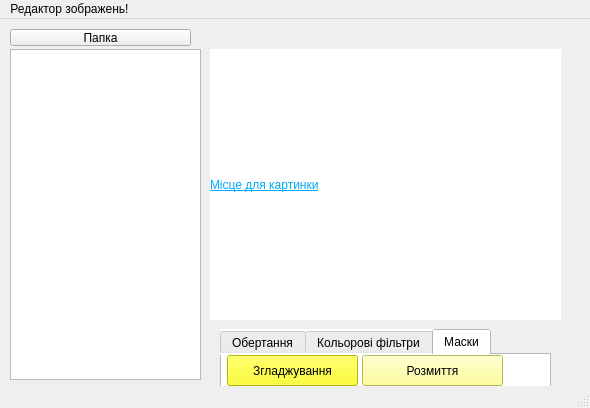
<?xml version="1.0" encoding="UTF-8"?>
<ui version="4.0">
 <class>MainWindow</class>
 <widget class="QMainWindow" name="MainWindow">
  <property name="geometry">
   <rect>
    <x>0</x>
    <y>0</y>
    <width>590</width>
    <height>408</height>
   </rect>
  </property>
  <property name="windowTitle">
   <string>MainWindow</string>
  </property>
  <widget class="QWidget" name="centralwidget">
   <widget class="QTabWidget" name="Func_tw">
    <property name="geometry">
     <rect>
      <x>220</x>
      <y>310</y>
      <width>331</width>
      <height>61</height>
     </rect>
    </property>
    <property name="styleSheet">
     <string notr="true">background-color: rgb(255, 255, 255);</string>
    </property>
    <property name="currentIndex">
     <number>2</number>
    </property>
    <widget class="QWidget" name="tab">
     <property name="enabled">
      <bool>true</bool>
     </property>
     <property name="accessibleName">
      <string/>
     </property>
     <property name="accessibleDescription">
      <string/>
     </property>
     <property name="autoFillBackground">
      <bool>false</bool>
     </property>
     <attribute name="title">
      <string>Обертання</string>
     </attribute>
     <widget class="QPushButton" name="T_right_pb">
      <property name="geometry">
       <rect>
        <x>110</x>
        <y>0</y>
        <width>121</width>
        <height>31</height>
       </rect>
      </property>
      <property name="styleSheet">
       <string notr="true">background-color: rgb(255, 0, 0);
font-size: 10px;</string>
      </property>
      <property name="text">
       <string>Повернути праворуч</string>
      </property>
     </widget>
     <widget class="QPushButton" name="Mirror_pb">
      <property name="geometry">
       <rect>
        <x>230</x>
        <y>0</y>
        <width>91</width>
        <height>31</height>
       </rect>
      </property>
      <property name="styleSheet">
       <string notr="true">background-color: rgb(0, 255, 238);
font-size: 10px;</string>
      </property>
      <property name="text">
       <string>Відзеркалити</string>
      </property>
     </widget>
     <widget class="QPushButton" name="T_left_pb">
      <property name="geometry">
       <rect>
        <x>0</x>
        <y>0</y>
        <width>111</width>
        <height>31</height>
       </rect>
      </property>
      <property name="styleSheet">
       <string notr="true">background-color: rgb(2, 196, 255);
font-size: 10px;</string>
      </property>
      <property name="text">
       <string>Повернути ліворуч</string>
      </property>
     </widget>
    </widget>
    <widget class="QWidget" name="tab_2">
     <attribute name="title">
      <string>Кольорові фільтри</string>
     </attribute>
     <widget class="QPushButton" name="Contrast_pb">
      <property name="geometry">
       <rect>
        <x>0</x>
        <y>0</y>
        <width>151</width>
        <height>31</height>
       </rect>
      </property>
      <property name="styleSheet">
       <string notr="true">background-color: qlineargradient(spread:pad, x1:0, y1:0, x2:1, y2:0, stop:0 rgba(255, 178, 102, 255), stop:0.55 rgba(235, 148, 61, 255), stop:0.98 rgba(0, 0, 0, 255), stop:1 rgba(0, 0, 0, 0));
color: rgb(255, 255, 255);
font-size: 10px;</string>
      </property>
      <property name="text">
       <string>Контрастність</string>
      </property>
     </widget>
     <widget class="QPushButton" name="Blck_wht_pb">
      <property name="geometry">
       <rect>
        <x>160</x>
        <y>0</y>
        <width>151</width>
        <height>31</height>
       </rect>
      </property>
      <property name="styleSheet">
       <string notr="true">color: rgb(255, 255, 255);
background-color: rgb(0, 0, 0);
gridline-color: rgb(255, 255, 255);
font-size: 10px;

</string>
      </property>
      <property name="text">
       <string>Чорно-білий фільтр</string>
      </property>
     </widget>
    </widget>
    <widget class="QWidget" name="tab_3">
     <attribute name="title">
      <string>Маски</string>
     </attribute>
     <widget class="QPushButton" name="Blur_pb">
      <property name="geometry">
       <rect>
        <x>5</x>
        <y>0</y>
        <width>131</width>
        <height>31</height>
       </rect>
      </property>
      <property name="styleSheet">
       <string notr="true">font: 75 10pt &quot;Segoe Script&quot;;
background-color: rgb(255, 255, 0);
font-size: 12px;</string>
      </property>
      <property name="text">
       <string>Згладжування</string>
      </property>
     </widget>
     <widget class="QPushButton" name="Smooth_pb">
      <property name="geometry">
       <rect>
        <x>140</x>
        <y>0</y>
        <width>141</width>
        <height>31</height>
       </rect>
      </property>
      <property name="styleSheet">
       <string notr="true">font: 75 16pt &quot;System&quot;;
background-color: rgb(255, 255, 127);</string>
      </property>
      <property name="text">
       <string>Розмиття</string>
      </property>
     </widget>
    </widget>
   </widget>
   <widget class="QPushButton" name="Folder_pb">
    <property name="geometry">
     <rect>
      <x>10</x>
      <y>10</y>
      <width>181</width>
      <height>17</height>
     </rect>
    </property>
    <property name="text">
     <string>Папка</string>
    </property>
   </widget>
   <widget class="QListWidget" name="Photo_lw">
    <property name="geometry">
     <rect>
      <x>10</x>
      <y>30</y>
      <width>191</width>
      <height>331</height>
     </rect>
    </property>
   </widget>
   <widget class="QLabel" name="label">
    <property name="geometry">
     <rect>
      <x>210</x>
      <y>30</y>
      <width>351</width>
      <height>271</height>
     </rect>
    </property>
    <property name="styleSheet">
     <string notr="true">background-color: rgb(255, 255, 255);
text-decoration: underline;
font: 75 24pt &quot;Segoe Script&quot;;
color: rgb(0, 170, 255);
border-color: rgb(0, 0, 0);</string>
    </property>
    <property name="text">
     <string>Місце для картинки</string>
    </property>
   </widget>
  </widget>
  <widget class="QMenuBar" name="menubar">
   <property name="geometry">
    <rect>
     <x>0</x>
     <y>0</y>
     <width>590</width>
     <height>18</height>
    </rect>
   </property>
   <widget class="QMenu" name="menu">
    <property name="title">
     <string>Редактор зображень!</string>
    </property>
   </widget>
   <addaction name="menu"/>
  </widget>
  <widget class="QStatusBar" name="statusbar"/>
 </widget>
 <resources/>
 <connections/>
</ui>
